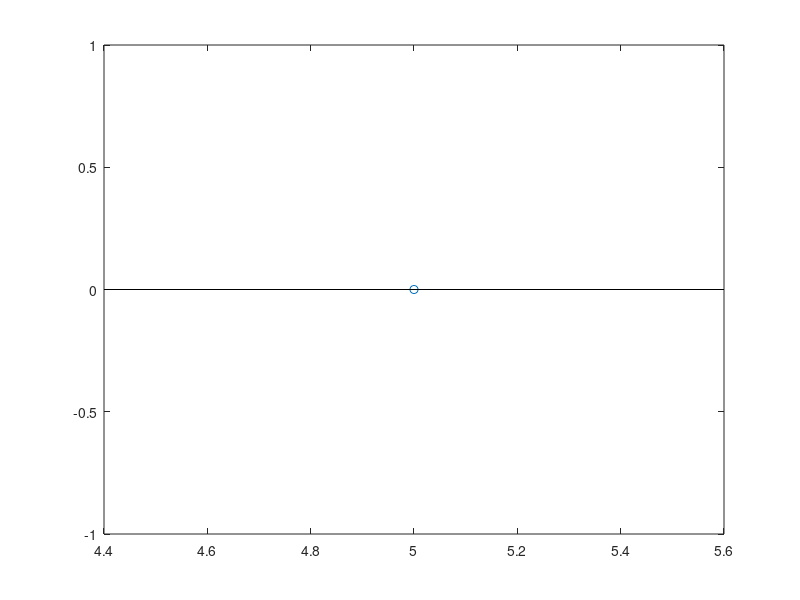

Here is the MATLAB script that generated this plot:
clear all;
close all;
clc;

%impulse function

n1=input('Lower limit = ');
n2=input('Upper limit = ');
x=n1:n2;
y=[x==0];
stem(x,y);
savefig('Example_02_Figure_01.fig');